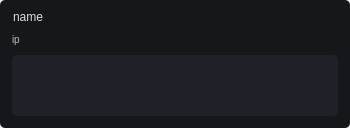
<?xml version="1.0" encoding="UTF-8"?>
<ui version="4.0">
 <class>tileDiagnosticsSensor</class>
 <widget class="QWidget" name="tileDiagnosticsSensor">
  <property name="geometry">
   <rect>
    <x>0</x>
    <y>0</y>
    <width>350</width>
    <height>128</height>
   </rect>
  </property>
  <property name="minimumSize">
   <size>
    <width>350</width>
    <height>128</height>
   </size>
  </property>
  <property name="maximumSize">
   <size>
    <width>350</width>
    <height>128</height>
   </size>
  </property>
  <property name="windowTitle">
   <string>Form</string>
  </property>
  <property name="styleSheet">
   <string notr="true">QWidget QFrame {
background-color: rgb(21, 23, 27);
border-radius: 5px;
color: rgb(221, 221, 221);
}
#status_connected {
background-image: url(:/icons/images/icons2/status_disconnected.png);
background-repeat: no-repeat;
background-position: center;
}
#status_online {
background-image: url(:/icons/images/icons2/status_offline.png);
background-repeat: no-repeat;
background-position: center;
}
#ip_text {
color: rgb(191, 191, 191) !important;
font-size: 10px !important;
}
#nodes {
background-color: rgb(30, 33, 39);
}
#nodes QFrame {
background-color: transparent;
font-size: 10px;
}</string>
  </property>
  <layout class="QVBoxLayout" name="verticalLayout">
   <property name="spacing">
    <number>0</number>
   </property>
   <property name="leftMargin">
    <number>0</number>
   </property>
   <property name="topMargin">
    <number>0</number>
   </property>
   <property name="rightMargin">
    <number>0</number>
   </property>
   <property name="bottomMargin">
    <number>0</number>
   </property>
   <item>
    <widget class="QFrame" name="frame">
     <property name="frameShape">
      <enum>QFrame::StyledPanel</enum>
     </property>
     <property name="frameShadow">
      <enum>QFrame::Raised</enum>
     </property>
     <layout class="QVBoxLayout" name="verticalLayout_2">
      <property name="spacing">
       <number>0</number>
      </property>
      <property name="leftMargin">
       <number>12</number>
      </property>
      <property name="topMargin">
       <number>9</number>
      </property>
      <property name="rightMargin">
       <number>12</number>
      </property>
      <property name="bottomMargin">
       <number>12</number>
      </property>
      <item alignment="Qt::AlignTop">
       <widget class="QWidget" name="horizontalWidget" native="true">
        <property name="minimumSize">
         <size>
          <width>0</width>
          <height>24</height>
         </size>
        </property>
        <property name="maximumSize">
         <size>
          <width>16777215</width>
          <height>24</height>
         </size>
        </property>
        <layout class="QHBoxLayout" name="horizontalLayout">
         <property name="spacing">
          <number>9</number>
         </property>
         <property name="sizeConstraint">
          <enum>QLayout::SetNoConstraint</enum>
         </property>
         <property name="leftMargin">
          <number>1</number>
         </property>
         <property name="topMargin">
          <number>0</number>
         </property>
         <property name="rightMargin">
          <number>1</number>
         </property>
         <property name="bottomMargin">
          <number>0</number>
         </property>
         <item alignment="Qt::AlignTop">
          <widget class="QLabel" name="name_text">
           <property name="sizePolicy">
            <sizepolicy hsizetype="Preferred" vsizetype="Preferred">
             <horstretch>0</horstretch>
             <verstretch>16</verstretch>
            </sizepolicy>
           </property>
           <property name="minimumSize">
            <size>
             <width>0</width>
             <height>16</height>
            </size>
           </property>
           <property name="maximumSize">
            <size>
             <width>16777215</width>
             <height>16</height>
            </size>
           </property>
           <property name="text">
            <string>name</string>
           </property>
          </widget>
         </item>
         <item alignment="Qt::AlignTop">
          <widget class="QFrame" name="status_connected">
           <property name="minimumSize">
            <size>
             <width>16</width>
             <height>16</height>
            </size>
           </property>
           <property name="maximumSize">
            <size>
             <width>16</width>
             <height>16</height>
            </size>
           </property>
           <property name="frameShape">
            <enum>QFrame::StyledPanel</enum>
           </property>
           <property name="frameShadow">
            <enum>QFrame::Raised</enum>
           </property>
          </widget>
         </item>
         <item alignment="Qt::AlignTop">
          <widget class="QFrame" name="status_online">
           <property name="minimumSize">
            <size>
             <width>16</width>
             <height>16</height>
            </size>
           </property>
           <property name="maximumSize">
            <size>
             <width>16</width>
             <height>16</height>
            </size>
           </property>
           <property name="frameShape">
            <enum>QFrame::StyledPanel</enum>
           </property>
           <property name="frameShadow">
            <enum>QFrame::Raised</enum>
           </property>
          </widget>
         </item>
        </layout>
       </widget>
      </item>
      <item>
       <widget class="QFrame" name="verticalFrame">
        <property name="sizePolicy">
         <sizepolicy hsizetype="Preferred" vsizetype="Expanding">
          <horstretch>0</horstretch>
          <verstretch>0</verstretch>
         </sizepolicy>
        </property>
        <layout class="QVBoxLayout" name="verticalLayout_3">
         <property name="spacing">
          <number>9</number>
         </property>
         <property name="leftMargin">
          <number>0</number>
         </property>
         <property name="topMargin">
          <number>0</number>
         </property>
         <property name="rightMargin">
          <number>0</number>
         </property>
         <property name="bottomMargin">
          <number>0</number>
         </property>
         <item alignment="Qt::AlignTop">
          <widget class="QLabel" name="ip_text">
           <property name="font">
            <font>
             <pointsize>-1</pointsize>
            </font>
           </property>
           <property name="text">
            <string>ip</string>
           </property>
          </widget>
         </item>
         <item>
          <widget class="QFrame" name="nodes">
           <property name="sizePolicy">
            <sizepolicy hsizetype="Expanding" vsizetype="Expanding">
             <horstretch>0</horstretch>
             <verstretch>0</verstretch>
            </sizepolicy>
           </property>
           <property name="styleSheet">
            <string notr="true"/>
           </property>
           <property name="frameShape">
            <enum>QFrame::StyledPanel</enum>
           </property>
           <property name="frameShadow">
            <enum>QFrame::Raised</enum>
           </property>
           <layout class="QGridLayout" name="gridLayout">
            <property name="leftMargin">
             <number>0</number>
            </property>
            <property name="topMargin">
             <number>0</number>
            </property>
            <property name="rightMargin">
             <number>0</number>
            </property>
            <property name="bottomMargin">
             <number>0</number>
            </property>
            <property name="horizontalSpacing">
             <number>6</number>
            </property>
            <property name="verticalSpacing">
             <number>0</number>
            </property>
            <item row="0" column="0">
             <layout class="QGridLayout" name="nodesLayout"/>
            </item>
           </layout>
          </widget>
         </item>
        </layout>
       </widget>
      </item>
     </layout>
    </widget>
   </item>
  </layout>
 </widget>
 <resources/>
 <connections/>
</ui>
